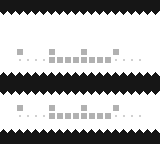

The image is a tile-based game level rendered from a .tmx file. Its description and complete source (layers, tilesets, objects, tile grids) follow:
An orthogonal 20x18 tile map with 8x8 px tiles, 1 tile layer (tiles).

<map version="1.10" tiledversion="1.11.1-99-gec89c545" orientation="orthogonal" renderorder="right-down" width="20" height="18" tilewidth="8" tileheight="8" infinite="0" nextlayerid="3" nextobjectid="1">
 <tileset firstgid="1" source="ritual.tsx" />
 <layer id="1" name="tiles" width="20" height="18">
  <data encoding="csv">
1,2,3,4,5,6,7,8,9,10,11,12,13,14,15,16,17,18,19,20,
21,22,23,24,25,26,27,28,29,30,31,32,33,34,35,36,37,38,39,40,
41,42,77,78,79,46,47,48,49,50,51,52,53,54,55,56,57,58,59,60,
61,62,77,77,77,77,77,77,78,79,71,72,73,74,75,76,77,78,79,80,
81,82,97,97,97,97,97,97,98,99,91,92,93,94,95,96,97,98,99,100,
101,102,103,104,105,106,107,108,109,110,111,112,113,114,115,116,117,118,119,120,
121,122,127,91,97,126,127,128,129,130,131,132,133,134,135,136,137,138,139,140,
141,142,125,125,125,125,127,148,149,150,127,152,153,127,125,125,125,125,159,160,
161,162,163,164,165,166,167,168,169,170,171,172,173,174,175,176,177,178,179,180,
181,182,183,184,185,186,187,188,189,190,191,192,193,194,195,196,197,198,199,200,
201,202,203,204,205,206,207,208,209,210,211,212,213,214,215,216,217,218,219,220,
221,222,223,224,225,226,227,228,229,230,231,232,233,234,235,236,237,238,239,240,
241,242,243,244,245,246,247,248,249,250,251,252,253,254,255,256,257,258,259,260,
261,262,263,264,265,266,267,268,269,270,271,272,273,274,275,276,277,278,279,280,
281,282,125,125,125,125,287,288,289,290,291,292,293,294,125,125,125,125,299,99,
301,302,303,304,305,306,307,308,309,310,311,312,313,314,315,316,317,318,319,320,
321,322,323,324,325,326,327,328,329,330,331,332,333,334,335,336,337,338,339,340,
341,342,343,344,345,346,347,348,349,350,351,352,353,354,355,356,357,358,359,360
</data>
 </layer>
</map>
